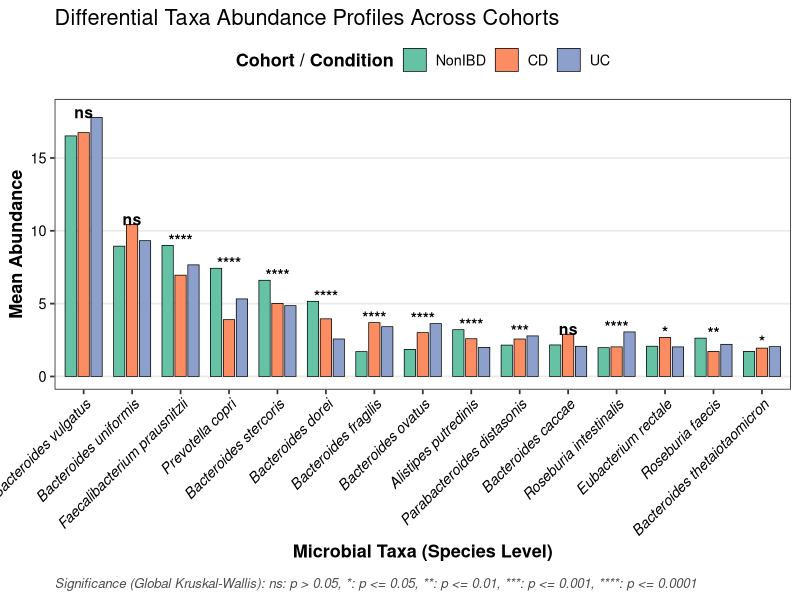

This chart was generated by the following R code:
# ------------------------------------------------------------------------------
# Purpose: Generate a clustered bar plot with species on the X-axis and 
#          independent cohort bars adorned with Kruskal-Wallis p-values.
# ------------------------------------------------------------------------------

library(tidyverse)

# 1. Load Data
message("Reading cleaned abundance data...")
df <- read_tsv("Species_abundance.tsv", show_col_types = FALSE) %>% filter(!is.na(Cohort))

# 2. Reshape table from Wide to Long format for statistical modeling
long_df <- df %>%
  pivot_longer(
    cols = -c(Sample, Cohort),
    names_to = "Species",
    values_to = "Abundance"
  ) %>%
  mutate(Cohort = factor(Cohort, levels = c("NonIBD", "CD", "UC")))

# 3. Mass Screening: Run Non-Parametric Kruskal-Wallis test per individual species
message("Calculating Kruskal-Wallis significance profiles...")
stat_results <- long_df %>%
  group_by(Species) %>%
  summarise(
    p_value = kruskal.test(Abundance ~ Cohort)$p.value,
    .groups = "drop"
  ) %>%
  mutate(
    # Map p-values to publication-grade significance notation
    Significance = case_when(
      p_value <= 0.0001 ~ "****",
      p_value <= 0.001  ~ "***",
      p_value <= 0.01   ~ "**",
      p_value <= 0.05   ~ "*",
      TRUE              ~ "ns"
    )
  )

# Save statistical summary table to .csv file
write_csv(stat_results, "Species_Abundance_Kruskal_Stats.csv")
message("Saved statistical matrix logs to 'Species_Abundance_Kruskal_Stats.csv'")

# 4. Isolate the top 15 most abundant species overall (Matches your reference)
top_species <- long_df %>%
  group_by(Species) %>%
  summarise(Global_Mean = mean(Abundance), .groups = "drop") %>%
  slice_max(order_by = Global_Mean, n = 15) %>%
  pull(Species)

# Filter long dataset and collapse biological replicates to mean abundance
plot_data <- long_df %>%
  filter(Species %in% top_species) %>%
  group_by(Cohort, Species) %>%
  summarise(Mean_Abundance = mean(Abundance), .groups = "drop")

# Identify the peak abundance height per species to float labels cleanly
max_heights <- plot_data %>%
  group_by(Species) %>%
  summarise(Max_Height = max(Mean_Abundance), .groups = "drop")

# Merge mean values, maximum heights, and significance labels together
final_plot_df <- plot_data %>%
  left_join(stat_results, by = "Species") %>%
  left_join(max_heights, by = "Species")

# 5. Generate Publication-Grade Clustered Bar Plot with Statistics
message("Rendering statistical abundance visualization...")
significance_legend <- "Significance (Global Kruskal-Wallis): ns: p > 0.05, *: p <= 0.05, **: p <= 0.01, ***: p <= 0.001, ****: p <= 0.0001"

# Order the species on the X-axis by descending baseline abundance values
final_plot_df <- final_plot_df %>%
  mutate(Species = reorder(Species, -Mean_Abundance))

stat_bar_plot <- ggplot(final_plot_df, aes(x = Species, y = Mean_Abundance, fill = Cohort)) +
  # Create side-by-side clustered bars
  geom_bar(stat = "identity", position = position_dodge(width = 0.8), width = 0.7, color = "black", linewidth = 0.25) +
  # Add the significance labels directly centered above each triplet cluster
  geom_text(
    # THE FIX: Explicitly mapped 'x = Species' inside the local aesthetic block
    aes(x = Species, y = Max_Height + (max(final_plot_df$Mean_Abundance) * 0.02), label = Significance),
    check_overlap = TRUE,
    size = 4,
    fontface = "bold",
    color = "black",
    inherit.aes = FALSE,
    data = . %>% distinct(Species, .keep_all = TRUE) # Ensures single text label per cluster
  ) +
  # Match target reference PCoA/Bar color hex codes precisely
  scale_fill_manual(values = c("NonIBD" = "#66c2a5", "CD" = "#fc8d62", "UC" = "#8da0cb")) +
  theme_bw(base_size = 13) +
  theme(
    panel.grid.major.x = element_blank(),
    panel.grid.minor = element_blank(),
    axis.text.x = element_text(angle = 45, hjust = 1, face = "italic", color = "black"),
    axis.text.y = element_text(color = "black"),
    axis.title = element_text(face = "bold"),
    legend.position = "top",
    legend.title = element_text(face = "bold"),
    plot.caption = element_text(hjust = 0, size = 9.5, face = "italic", color = "grey30", margin = margin(t = 12))
  ) +
  labs(
    x = "Microbial Taxa (Species Level)",
    y = "Mean Abundance",
    fill = "Cohort / Condition",
    title = "Differential Taxa Abundance Profiles Across Cohorts",
    caption = significance_legend
  )

# 6. Save High-Resolution Figures
ggsave("Taxonomic_Abundance_Stats_Plot.png", plot = stat_bar_plot, width = 11, height = 6.5, dpi = 300)
message("Success! Image generated and saved as 'Taxonomic_Abundance_Stats_Plot.png'.")
